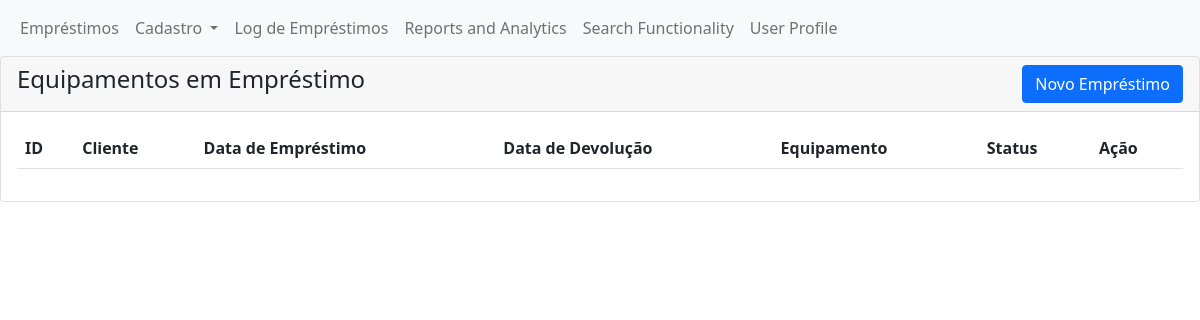
Before: /dashboard/transations/manage_borrow.php (signed in) with the older database file.
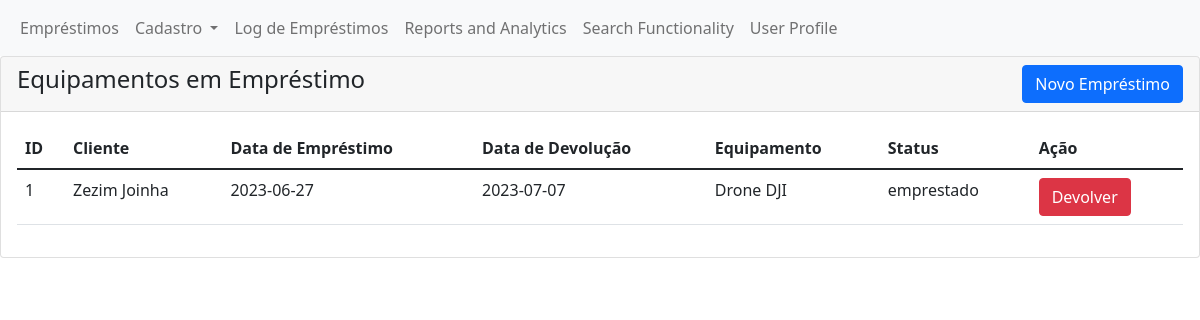
After: the same page with the newer database file.
### tables this page shows
CREATE TABLE `borrow_log` (
  `id` int(11) NOT NULL,
  `borrower_id` int(11) DEFAULT NULL,
  `equipment_id` int(11) DEFAULT NULL,
  `borrow_date` date DEFAULT NULL,
  `return_date` date DEFAULT NULL,
  `status` varchar(255) DEFAULT NULL
);

CREATE TABLE `borrowers` (
  `id` int(11) NOT NULL,
  `name` varchar(100) NOT NULL,
  `email` varchar(100) DEFAULT NULL,
  `institute` varchar(50) DEFAULT NULL,
  `sigla` varchar(15) DEFAULT NULL,
  `phone` varchar(20) DEFAULT NULL
);

CREATE TABLE `equipment` (
  `id` int(11) NOT NULL,
  `name` varchar(100) NOT NULL,
  `description` varchar(255) DEFAULT NULL,
  `category` varchar(100) DEFAULT NULL,
  `status` varchar(255) DEFAULT NULL,
  `serial_number` varchar(100) DEFAULT NULL
);

### dashboard/transations/manage_borrow.php (the view, shortened to what this page needs)
<?php
require_once '../../db/database.php';
?>
<!DOCTYPE html>
<html lang="en">
<head>
    <link href="https://cdn.jsdelivr.net/npm/bootstrap@5.1.3/dist/css/bootstrap.min.css" rel="stylesheet">
</head>
    <nav class="navbar navbar-expand-lg navbar-light bg-light">
        <div class="container-fluid">
            <div class="collapse navbar-collapse" id="navbarNavAltMarkup">
            <div class="navbar-nav">
                <a class="nav-link" href="manage_borrow.php">Empréstimos</a>
                <div class="nav-item dropdown">
                    <a class="nav-link dropdown-toggle" href="#" id="cadastroDropdown" role="button" data-bs-toggle="dropdown" aria-expanded="false">
                        Cadastro
                    </a>
                </div>
                <a class="nav-link" href="#">Log de Empréstimos</a>
                <a class="nav-link" href="#">Reports and Analytics</a>
                <a class="nav-link" href="#">Search Functionality</a>
                <a class="nav-link" href="#p">User Profile</a>
            </div>
            </div>
        </div>
    </nav>
    <div class="row">
        <div class="col-md-12">
            <div class="card">
                <div class="card-header">
                    <h4>Equipamentos em Empréstimo
                        <a href="form_borrow_equipment.php" class="btn btn-primary float-end">Novo Empréstimo</a>
                    </h4>
                </div>
                <div class="card-body">
                    <table class="table">
                        <thead>
                            <tr>
                            <th scope="col">ID</th>
                            <th scope="col">Cliente</th>
                            <th scope="col">Data de Empréstimo</th>
                            <th scope="col">Data de Devolução</th>
                            <th scope="col">Equipamento</th>
                            <th scope="col">Status</th>
                            <th scope="col">Ação</th>
                            </tr>
                        </thead>
                        <tbody>
                            <?php
                            $sql = "SELECT borrow_log.id, borrowers.name, borrow_date, return_date, equipment.name AS equipment_name, borrow_log.status FROM borrow_log
                            JOIN borrowers ON borrow_log.borrower_id = borrowers.id
                            JOIN equipment ON borrow_log.equipment_id = equipment.id";
                            $result = mysqli_query($conn, $sql);
                            while ($row = mysqli_fetch_assoc($result)) {
                            ?>
                                <tr>
                                    <td><?php echo $row['id']; ?></td>
                                    <td><?php echo $row['name']; ?></td>
                                    <td><?php echo $row['borrow_date']; ?></td>
                                    <td><?php echo $row['return_date']; ?></td>
                                    <td><?php echo $row['equipment_name']; ?></td>
                                    <td><?php echo $row['status']; ?></td>
                                    <td>
                                        <a href="return_equipment.php?id=<?php echo $row['id']; ?>" class="btn btn-danger">Devolver</a>
                                    </td>
                                </tr>
                            <?php } ?>
                        </tbody>
                    </table>
                </div>
            </div>
        </div>
    </div>
</body>
</html>

Changed rows visible on the page:
added borrow_log: id "1", borrower.name "Zezim Joinha", borrow_date "2023-06-27", return_date "2023-07-07", equipment.name "Drone DJI", status "emprestado"
